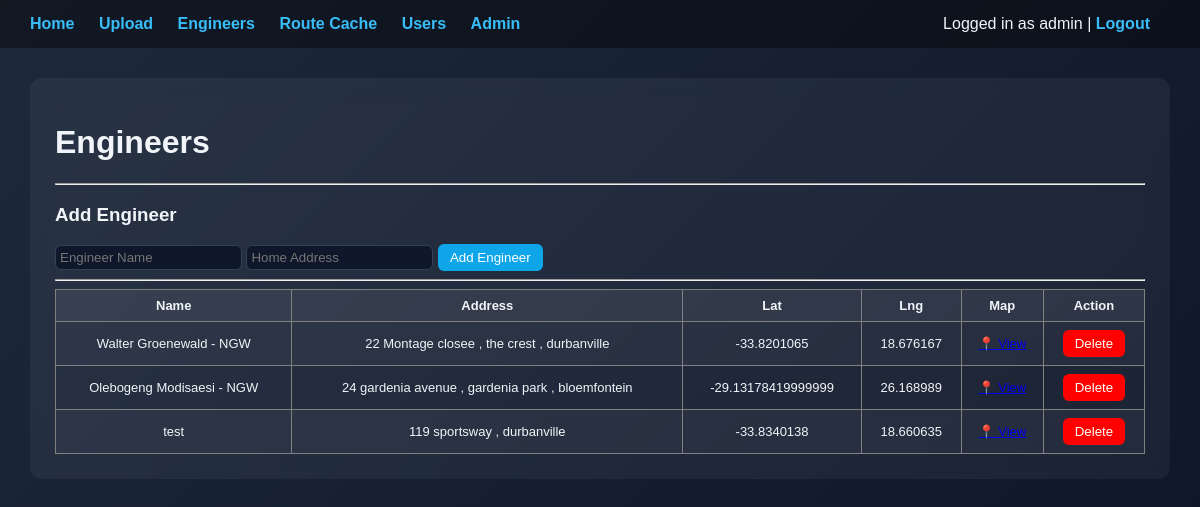
Page /engineers (signed in) on the committed database.
### tables this page shows
CREATE TABLE engineers (
        id INTEGER PRIMARY KEY AUTOINCREMENT,
        name TEXT UNIQUE,
        home_address TEXT,
        lat REAL,
        lng REAL
    );

### main.py (the view)
@app.get("/engineers", response_class=HTMLResponse)
def engineers_page(request: Request):
    if request.session.get("role") != "admin":
        return RedirectResponse("/login")
    conn = sqlite3.connect(DB_PATH)
    c = conn.cursor()
    c.execute("SELECT * FROM engineers")
    engineers = c.fetchall()
    conn.close()
    return templates.TemplateResponse("engineers.html", {
        "request": request,
        "engineers": engineers
    })

### templates/engineers.html (shortened to what this page needs)
{% extends "base.html" %}
{% block content %}
<!DOCTYPE html>
<html>
<head>
</head>
<body>
<h1>Engineers</h1>
<hr>
<h3>Add Engineer</h3>
<input type="text" id="name" placeholder="Engineer Name" required>
<input type="text" id="home_address" placeholder="Home Address" required>
<button onclick="addEngineer()">Add Engineer</button>
<hr>
<table border="1" cellpadding="8">
    <tr>
        <th>Name</th>
        <th>Address</th>
        <th>Lat</th>
        <th>Lng</th>
        <th>Map</th>
        <th>Action</th>
    </tr>
    {% for eng in engineers %}
    <tr>
        <td>{{ eng[1] }}</td>
        <td>{{ eng[2] }}</td>
        <td>{{ eng[3] }}</td>
        <td>{{ eng[4] }}</td>
        <td>
            <a href="https://www.google.com/maps?q={{ eng[3] }},{{ eng[4] }}"
               target="_blank">
               📍 View
            </a>
        </td>
        <td>
            <form method="post" action="/admin/delete-engineer/{{ eng[0] }}">
                <button style="background:red;">Delete</button>
            </form>
        </td>
    </tr>
    {% endfor %}
</table>
</body>
</html>
{% endblock %}

### templates/base.html (style rules this page uses)
body { margin: 0; font-family: Arial, Helvetica, sans-serif; background: linear-gradient(135deg, #1e293b, #0f172a); color: #f1f5f9; }
table { width: 100%; border-collapse: collapse; font-size: 13px; }
th, td { padding: 8px; text-align: center; }
th { background-color: rgba(255,255,255,0.08); }
tr:nth-child(even) { background-color: rgba(255,255,255,0.04); }
button { padding: 6px 12px; border-radius: 6px; border: none; cursor: pointer; background-color: #0ea5e9; color: white; }
input, textarea { border-radius: 6px; border: 1px solid #334155; background-color: #0f172a; color: white; padding: 4px; }

### rows in the picture
engineers: name "Walter Groenewald - NGW", home_address "22 Montage closee , the crest , durbanville", lat "-33.8201065", lng "18.676167"
engineers: name "Olebogeng Modisaesi - NGW", home_address "24 gardenia avenue , gardenia park , bloemfontein", lat "-29.13178419999999", lng "26.168989"
engineers: name "test", home_address "119 sportsway , durbanville", lat "-33.8340138", lng "18.660635"

### other values in the picture
{{ request.session.get("user") }} "admin"
